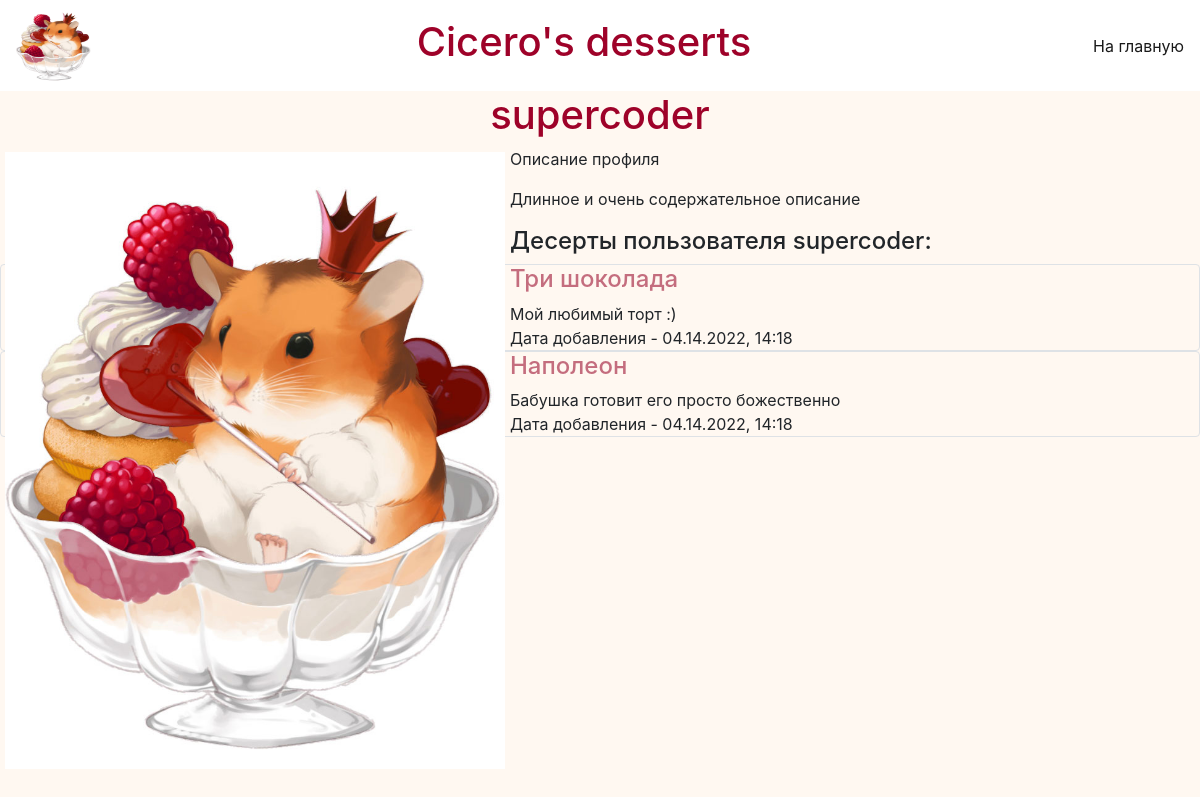
Before: /profile/1 with the older database file.
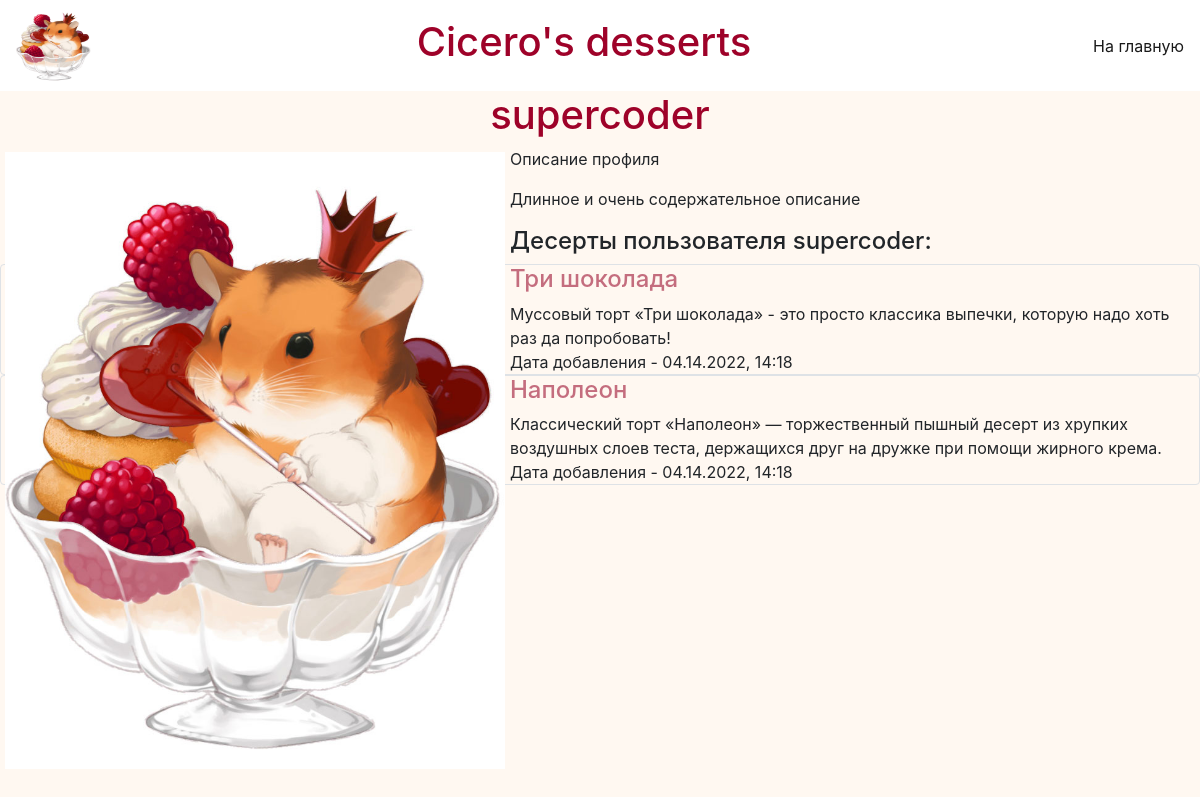
After: the same page with the newer database file.
### data/users.py (models this page shows, shortened)
class User(SqlAlchemyBase, UserMixin):
    __tablename__ = 'users'
    id = sqlalchemy.Column(sqlalchemy.Integer, primary_key=True, autoincrement=True)
    email = sqlalchemy.Column(sqlalchemy.String, nullable=False, unique=True)
    name = sqlalchemy.Column(sqlalchemy.String, nullable=False, unique=True)
    hashed_password = sqlalchemy.Column(sqlalchemy.String, nullable=False)
    about = sqlalchemy.Column(sqlalchemy.String, nullable=False)
    desserts = orm.relation("Dessert", back_populates='user')

### data/desserts.py (models this page shows)
class Dessert(SqlAlchemyBase):
    __tablename__ = 'desserts'
    id = sqlalchemy.Column(sqlalchemy.Integer, primary_key=True, autoincrement=True)
    title = sqlalchemy.Column(sqlalchemy.String, nullable=False)
    content = sqlalchemy.Column(sqlalchemy.String, nullable=False)
    country = sqlalchemy.Column(sqlalchemy.String, nullable=False)
    created_date = sqlalchemy.Column(sqlalchemy.String, default=datetime.datetime.now().strftime('%m.%d.%Y, %H:%M'))
    user_id = sqlalchemy.Column(sqlalchemy.Integer, sqlalchemy.ForeignKey("users.id"))
    user = orm.relation('User')

### main.py (the view)
@app.route("/profile/<int:id>", methods=['GET', 'POST'])
def profile(id):
    db_sess = db_session.create_session()
    user = db_sess.query(User).filter(User.id == id).first()
    if user:
        return render_template('user_page.html', user=user, title='Просмотр профиля')
    else:
        abort(404)

### data/db_session.py (called while the page is built)
def create_session() -> Session:
    global __factory
    return __factory()

### templates/user_page.html (shortened to what this page needs)
{% extends "base.html" %}
{% block content %}
<h1 align="center">{{user.name}}</h1>
<img src="../static/img/user_avatars/{{user.id}}.jpg"
     alt="Картинка профиля {{user.name}}" align="left"
     vspace="5" hspace="5" width="500">
{% for item in user.about.split('\r\n')%}
<p>{{item}}</p>
{% endfor %}
<h4>Десерты пользователя {{user.name}}:</h4>
{% for item in user.desserts %}
<div class="col-md6 border rounded">
    <a href="/desserts/{{item.id}}"><h4>{{ item.title }}</h4></a>
    <div>
        {{ item.content.split('\r\n')[0] }}
    </div>
    <div>
        Дата добавления - {{ item.created_date }}
    </div>
</div>
{% endfor %}
{% endblock content %}

### templates/base.html (shortened to what this page needs)
<!DOCTYPE html>
<html lang="ru">
    <head>
        <link rel="stylesheet"
              href="https://stackpath.bootstrapcdn.com/bootstrap/4.4.1/css/bootstrap.min.css"
>
        <link rel="stylesheet"
              href="{{url_for('static', filename='css/styles.css')}}">
    </head>
    <body>
        <header>
            <nav class="navbar navbar-light" style="background-color: white;">
                <img src="../../static/img/favicon.ico" width="75" height="75" alt="">
                <a class="navbar-brand" href="/"><h1>Cicero's desserts</h1></a>
                <span class="navbar-text">
                    <a href="/">На главную</a>
                </span>
            </nav>
        </header>
        <main >
            {% block content %}
            {% endblock %}
        </main>
    </body>
</html>

### static/css/styles.css (style rules this page uses)
h1, h2 { color: #9e0229; }
a { color: #c46d7e; }
body { background-color: #fff8f1; }

Changed rows visible on the page:
changed Dessert "Три шоколада": content "Мой любимый торт :)" → "Муссовый торт «Три шоколада» - это просто классика выпечки, которую надо хоть раз да попробовать!"
changed Dessert "Наполеон": content "Бабушка готовит его просто божественно" → "Классический торт «Наполеон» — торжественный пышный десерт из хрупких воздушных слоев теста, держащихся друг на дружке при помощи жирного крема."
